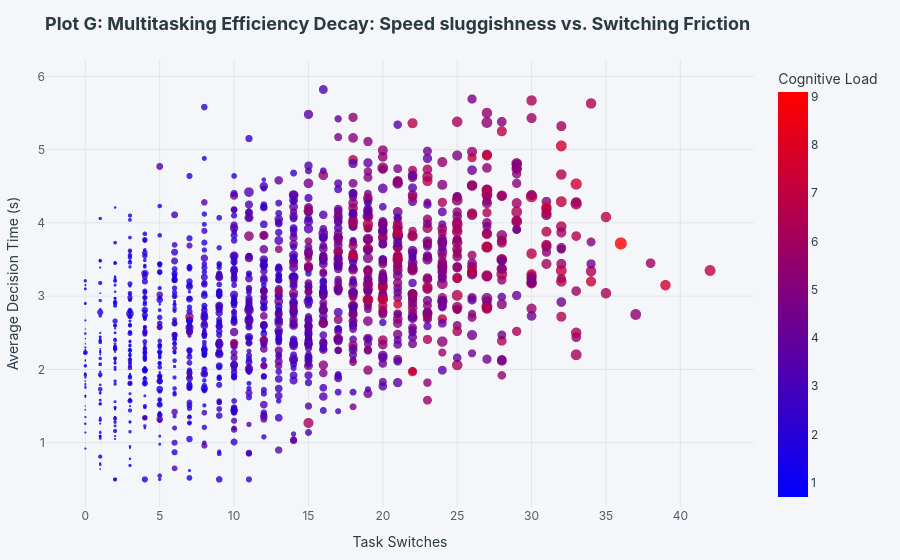

The cell this chart's notebook holds for it:
### Markdown cell above
### 📉 Plot G: Multitasking Efficiency Decay (2D Bubble Decay)
* **The Non-Obvious:** Making decisions under low task-switching has a flat speed cost. However, high multitasking frequency (>20 switches) causes decision speeds to stretch sluggishly, while cognitive load spikes exponentially.
* **Visualization:** 2D Bubble Chart mapping `Task_Switches` (X) vs. `Avg_Decision_Time_sec` (Y), colored by `Cognitive_Load_Score` and sized by `Decisions_Made`.

### Code cell
fig_g = px.scatter(
    sample_df,
    x='Task_Switches',
    y='Avg_Decision_Time_sec',
    color='Cognitive_Load_Score',
    size='Decisions_Made',
    color_continuous_scale='Bluered',
    size_max=12,
    labels={
        'Decisions_Made': 'Decisions Made',
        'Avg_Decision_Time_sec': 'Average Decision Time (s)',
        'Task_Switches': 'Task Switches',
        'Cognitive_Load_Score': 'Cognitive Load'
    },
    title='<b>Plot G: Multitasking Efficiency Decay: Speed sluggishness vs. Switching Friction</b>',
    opacity=0.8
)
fig_g.update_traces(marker=dict(line=dict(width=0)))
fig_g.update_layout(title_font_size=18, margin=dict(l=40, r=40, t=60, b=40))
fig_g.show()

### Figure 1 — Plotly figure (JSON) as saved in the notebook; plotly's stock layout.template omitted (floating-point values rounded to 4 significant figures; data arrays with more than 128 entries replaced by an {"elided": "..."} marker saying what was removed)
{"data": [{"hovertemplate": "Task Switches=%{x}<br>Average Decision Time (s)=%{y}<br>Decisions Made=%{marker.size}<br>Cognitive Load=%{marker.color}<extra></extra>", "legendgroup": "", "marker": {"color": {"elided": "1500 float values"}, "coloraxis": "coloraxis", "line": {"width": 0}, "opacity": 0.8, "size": {"elided": "1500 int values"}, "sizemode": "area", "sizeref": 0.8056, "symbol": "circle"}, "mode": "markers", "name": "", "showlegend": false, "type": "scattergl", "x": {"elided": "1500 int values"}, "xaxis": "x", "y": {"elided": "1500 float values"}, "yaxis": "y"}], "layout": {"coloraxis": {"colorbar": {"title": {"text": "Cognitive Load"}}, "colorscale": [[0, "rgb(0,0,255)"], [1, "rgb(255,0,0)"]]}, "legend": {"itemsizing": "constant", "tracegroupgap": 0}, "margin": {"b": 40, "l": 40, "r": 40, "t": 60}, "title": {"font": {"size": 18}, "text": "<b>Plot G: Multitasking Efficiency Decay: Speed sluggishness vs. Switching Friction</b>"}, "xaxis": {"anchor": "y", "domain": [0, 1], "title": {"text": "Task Switches"}}, "yaxis": {"anchor": "x", "domain": [0, 1], "title": {"text": "Average Decision Time (s)"}}}}
